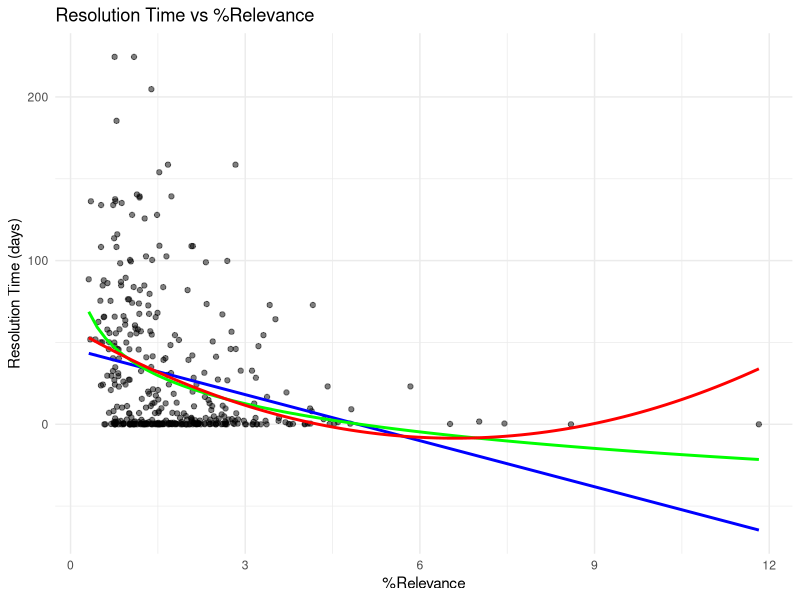
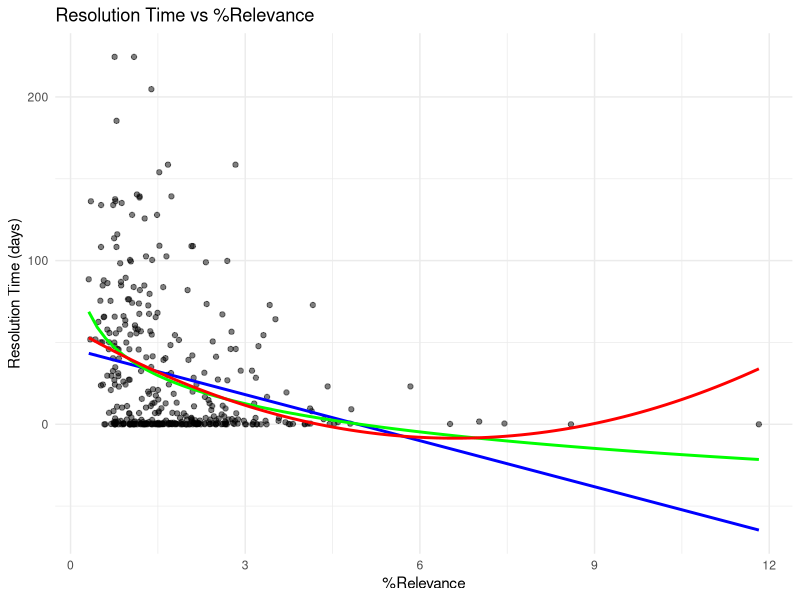

Reproduce these figures in R, in order.
# Load libraries
library(ggplot2)

# Read in data
resolved <- read.csv("tone-relevance_analyzed.csv")

# Fix column names
names(resolved)[names(resolved) == "X.tone"] <- "percent_tone"
names(resolved)[names(resolved) == "X.relevance"] <- "percent_relevance"

# Ensure numeric
resolved$resolutiontime <- as.numeric(resolved$resolutiontime)
resolved$percent_relevance <- as.numeric(resolved$percent_relevance)

# Remove NA rows
resolved_clean <- subset(resolved, !is.na(percent_relevance) & !is.na(resolutiontime))

# Linear model
model_linear <- lm(resolutiontime ~ percent_relevance, data = resolved_clean)
summary(model_linear)

# Logarithmic model
model_log <- lm(resolutiontime ~ log(percent_relevance), data = resolved_clean)
summary(model_log)

# Quadratic model
model_quad <- lm(resolutiontime ~ percent_relevance + I(percent_relevance^2), data = resolved_clean)
summary(model_quad)

# Export summaries
linear_summary <- as.data.frame(summary(model_linear)$coefficients)
log_summary <- as.data.frame(summary(model_log)$coefficients)
quad_summary <- as.data.frame(summary(model_quad)$coefficients)

linear_summary$model <- "Linear"
log_summary$model <- "Logarithmic"
quad_summary$model <- "Quadratic"

all_models <- rbind(linear_summary, log_summary, quad_summary)
write.csv(all_models, "relevance_regression_summaries.csv", row.names = TRUE)

# Plot
ggplot(resolved_clean, aes(x = percent_relevance, y = resolutiontime)) +
  geom_point(alpha = 0.5) +
  stat_smooth(method = "lm", formula = y ~ x, se = FALSE, color = "blue") +
  stat_smooth(method = "lm", formula = y ~ log(x), se = FALSE, color = "green") +
  stat_smooth(method = "lm", formula = y ~ poly(x, 2, raw = TRUE), se = FALSE, color = "red") +
  labs(
    title = "Resolution Time vs %Relevance",
    x = "%Relevance",
    y = "Resolution Time (days)"
  ) +
  theme_minimal()

ggsave("relevance_vs_resolutiontime.png", width = 8, height = 6, dpi = 300)
